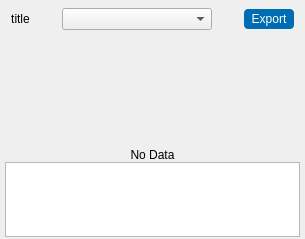
<?xml version="1.0" encoding="UTF-8"?>
<ui version="4.0">
 <class>TableWidget</class>
 <widget class="QWidget" name="TableWidget">
  <property name="geometry">
   <rect>
    <x>0</x>
    <y>0</y>
    <width>305</width>
    <height>239</height>
   </rect>
  </property>
  <property name="windowTitle">
   <string>Form</string>
  </property>
  <layout class="QVBoxLayout" name="verticalLayout_2">
   <property name="spacing">
    <number>0</number>
   </property>
   <property name="leftMargin">
    <number>0</number>
   </property>
   <property name="topMargin">
    <number>0</number>
   </property>
   <property name="rightMargin">
    <number>0</number>
   </property>
   <property name="bottomMargin">
    <number>0</number>
   </property>
   <item>
    <widget class="QWidget" name="table_widget" native="true">
     <layout class="QVBoxLayout" name="verticalLayout">
      <property name="spacing">
       <number>2</number>
      </property>
      <property name="leftMargin">
       <number>5</number>
      </property>
      <property name="topMargin">
       <number>2</number>
      </property>
      <property name="rightMargin">
       <number>5</number>
      </property>
      <property name="bottomMargin">
       <number>2</number>
      </property>
      <item>
       <layout class="QHBoxLayout" name="layout">
        <property name="leftMargin">
         <number>6</number>
        </property>
        <property name="topMargin">
         <number>6</number>
        </property>
        <property name="rightMargin">
         <number>6</number>
        </property>
        <property name="bottomMargin">
         <number>6</number>
        </property>
        <item>
         <widget class="QLabel" name="title_lab">
          <property name="text">
           <string>title</string>
          </property>
          <property name="alignment">
           <set>Qt::AlignCenter</set>
          </property>
          <property name="margin">
           <number>0</number>
          </property>
         </widget>
        </item>
        <item>
         <spacer name="horizontalSpacer">
          <property name="orientation">
           <enum>Qt::Horizontal</enum>
          </property>
          <property name="sizeHint" stdset="0">
           <size>
            <width>40</width>
            <height>20</height>
           </size>
          </property>
         </spacer>
        </item>
        <item>
         <widget class="QComboBox" name="filter_combox">
          <property name="minimumSize">
           <size>
            <width>150</width>
            <height>0</height>
           </size>
          </property>
          <property name="cursor">
           <cursorShape>PointingHandCursor</cursorShape>
          </property>
          <property name="focusPolicy">
           <enum>Qt::NoFocus</enum>
          </property>
          <property name="toolTip">
           <string notr="true"/>
          </property>
          <property name="currentText">
           <string/>
          </property>
         </widget>
        </item>
        <item>
         <spacer name="horizontalSpacer_2">
          <property name="orientation">
           <enum>Qt::Horizontal</enum>
          </property>
          <property name="sizeHint" stdset="0">
           <size>
            <width>40</width>
            <height>20</height>
           </size>
          </property>
         </spacer>
        </item>
        <item>
         <widget class="QPushButton" name="export_btn">
          <property name="minimumSize">
           <size>
            <width>50</width>
            <height>20</height>
           </size>
          </property>
          <property name="maximumSize">
           <size>
            <width>50</width>
            <height>20</height>
           </size>
          </property>
          <property name="cursor">
           <cursorShape>PointingHandCursor</cursorShape>
          </property>
          <property name="styleSheet">
           <string notr="true">background: #006db2;
border-radius: 4px;
color: white;</string>
          </property>
          <property name="text">
           <string>Export</string>
          </property>
         </widget>
        </item>
       </layout>
      </item>
      <item>
       <widget class="QWidget" name="table_area" native="true">
        <property name="sizePolicy">
         <sizepolicy hsizetype="Expanding" vsizetype="Expanding">
          <horstretch>0</horstretch>
          <verstretch>0</verstretch>
         </sizepolicy>
        </property>
        <property name="minimumSize">
         <size>
          <width>0</width>
          <height>0</height>
         </size>
        </property>
        <layout class="QVBoxLayout" name="verticalLayout_3">
         <property name="spacing">
          <number>0</number>
         </property>
         <property name="leftMargin">
          <number>0</number>
         </property>
         <property name="topMargin">
          <number>0</number>
         </property>
         <property name="rightMargin">
          <number>0</number>
         </property>
         <property name="bottomMargin">
          <number>0</number>
         </property>
         <item>
          <widget class="QWidget" name="no_data_widget" native="true">
           <layout class="QVBoxLayout" name="no_data_layout">
            <property name="spacing">
             <number>10</number>
            </property>
            <property name="leftMargin">
             <number>0</number>
            </property>
            <property name="topMargin">
             <number>0</number>
            </property>
            <property name="rightMargin">
             <number>0</number>
            </property>
            <property name="bottomMargin">
             <number>0</number>
            </property>
            <item>
             <widget class="QLabel" name="no_data_pic">
              <property name="minimumSize">
               <size>
                <width>150</width>
                <height>100</height>
               </size>
              </property>
              <property name="maximumSize">
               <size>
                <width>150</width>
                <height>100</height>
               </size>
              </property>
              <property name="styleSheet">
               <string notr="true">background: url(&quot;:/uiframe/images/tableview/nodata.svg&quot;);</string>
              </property>
              <property name="text">
               <string/>
              </property>
             </widget>
            </item>
            <item>
             <widget class="QLabel" name="no_data_text">
              <property name="text">
               <string>No Data</string>
              </property>
              <property name="alignment">
               <set>Qt::AlignCenter</set>
              </property>
             </widget>
            </item>
           </layout>
          </widget>
         </item>
         <item>
          <widget class="QTableView" name="table_view">
           <property name="maximumSize">
            <size>
             <width>16777215</width>
             <height>16777215</height>
            </size>
           </property>
           <property name="focusPolicy">
            <enum>Qt::StrongFocus</enum>
           </property>
           <property name="horizontalScrollBarPolicy">
            <enum>Qt::ScrollBarAlwaysOff</enum>
           </property>
           <property name="autoScroll">
            <bool>false</bool>
           </property>
           <property name="editTriggers">
            <set>QAbstractItemView::NoEditTriggers</set>
           </property>
           <property name="alternatingRowColors">
            <bool>true</bool>
           </property>
           <property name="selectionMode">
            <enum>QAbstractItemView::SingleSelection</enum>
           </property>
           <property name="selectionBehavior">
            <enum>QAbstractItemView::SelectRows</enum>
           </property>
           <attribute name="horizontalHeaderHighlightSections">
            <bool>false</bool>
           </attribute>
           <attribute name="horizontalHeaderStretchLastSection">
            <bool>true</bool>
           </attribute>
           <attribute name="verticalHeaderVisible">
            <bool>false</bool>
           </attribute>
          </widget>
         </item>
        </layout>
       </widget>
      </item>
     </layout>
    </widget>
   </item>
  </layout>
 </widget>
 <resources/>
 <connections/>
</ui>
